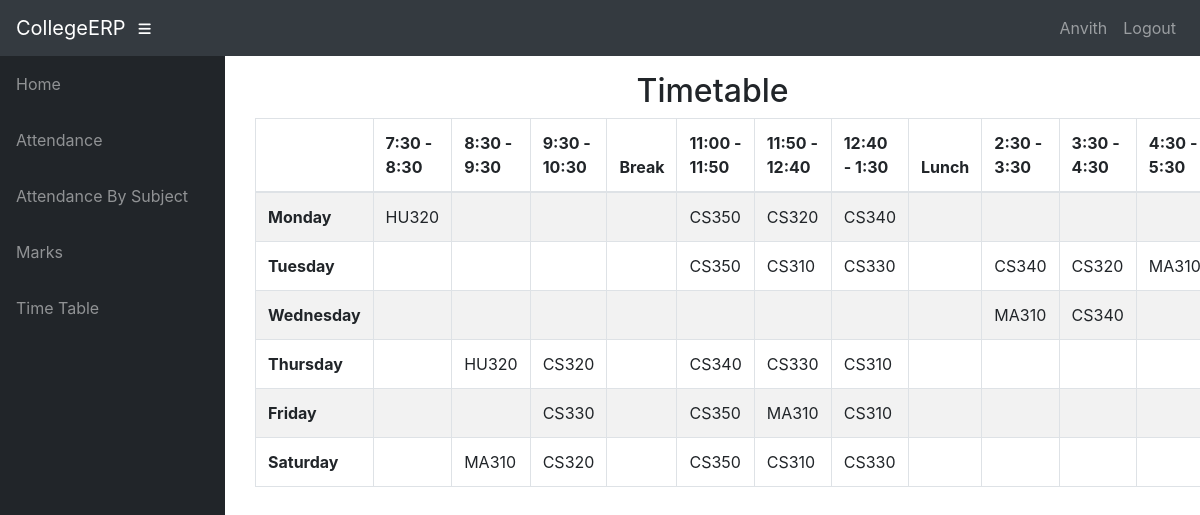
The page /info/student/CS3A/timetable/ (signed in) on the database its author committed.
### info/models.py (models this page shows, shortened)
class User(AbstractUser):
    @property
    def is_student(self):
        if hasattr(self, 'student'):
            return True
        return False

class Student(models.Model):
    user = models.OneToOneField(User, on_delete=models.CASCADE, null=True)
    class_id = models.ForeignKey(Class, on_delete=models.CASCADE, default=1)
    USN = models.CharField(primary_key='True', max_length=100)
    name = models.CharField(max_length=200)
    sex = models.CharField(max_length=50, choices=sex_choice, default='Male')
    DOB = models.DateField(default='1998-01-01')

class Assign(models.Model):
    class_id = models.ForeignKey(Class, on_delete=models.CASCADE)
    course = models.ForeignKey(Course, on_delete=models.CASCADE)
    teacher = models.ForeignKey(Teacher, on_delete=models.CASCADE)
    class Meta:
        unique_together = (('course', 'class_id', 'teacher'),)

### info/views.py (the view)
# urls.py: path('student/<slug:class_id>/timetable/', views.timetable, name='timetable'),
@login_required()
def timetable(request, class_id):
    asst = AssignTime.objects.filter(assign__class_id=class_id)
    matrix = [['' for i in range(12)] for j in range(6)]
    for i, d in enumerate(DAYS_OF_WEEK):
        t = 0
        for j in range(12):
            if j == 0:
                matrix[i][0] = d[0]
                continue
            if j == 4 or j == 8:
                continue
            try:
                a = asst.get(period=time_slots[t][0], day=d[0])
                matrix[i][j] = a.assign.course_id
            except AssignTime.DoesNotExist:
                pass
            t += 1
    context = {'matrix': matrix}
    return render(request, 'info/timetable.html', context)

### info/templates/info/timetable.html
{% extends 'info/base.html' %}
    {% block content %}
    <div class="container">
        <div class="container">
            <div class="row">
                <div class="col-md-12">
                    <h2 class="text-center">
                        Timetable
                    </h2>
                </div>
                <div id="no-more-tables">
                    <table class="col-sm-12 table table-bordered table-striped table-condensed cf">
                        <thead class="cf">
                            <tr>
                                <th>      </th>
                                <th>7:30 - 8:30</th>
                                <th>8:30 - 9:30</th>
                                <th>9:30 - 10:30</th>
                                <th>Break</th>
                                <th>11:00 - 11:50</th>
                                <th>11:50 - 12:40</th>
                                <th>12:40 - 1:30</th>
                                <th>Lunch</th>
                                <th>2:30 - 3:30</th>
                                <th>3:30 - 4:30</th>
                                <th>4:30 - 5:30</th>
                            </tr>
                        </thead>
                        <tbody>
                            {% for i in matrix %}
                            <tr>
                                {% for j in i %}
                                    {% if forloop.counter == 1 %}
                                    <td><b>{{ j }}</b></td>
                                    {% else %}
                                    <td>{{ j }}</td>
                                    {% endif %}
                                {% endfor %}
                            </tr>
                            {% endfor %}
                        </tbody>
                    </table>
                </div>
            </div>
        </div>
    </div>
    {% endblock %}

### info/templates/info/base.html (shortened to what this page needs)
<!DOCTYPE html>
<html lang="en">
  <head>
      {% load static %}
    <link href="{% static '/info/bootstrap/vendor/bootstrap/css/bootstrap.min.css' %}" rel="stylesheet">
    <link href="{% static '/info/bootstrap/vendor/fontawesome-free/css/all.min.css' %}" rel="stylesheet" type="text/css">
    <link href="{% static '/info/bootstrap/vendor/datatables/dataTables.bootstrap4.css' %}" rel="stylesheet">
    <link href="{% static '/info/bootstrap/css/sb-admin.css' %}" rel="stylesheet">
  </head>
  <body id="page-top">
    <nav class="navbar navbar-expand navbar-dark bg-dark static-top">
      <a class="navbar-brand mr-1" href="{% url 'index' %}">CollegeERP</a>
      <button class="btn btn-link btn-sm text-white order-1 order-sm-0" id="sidebarToggle" href="#">
        <i class="fas fa-bars"></i>
      </button>
        <div class="collapse navbar-collapse" id="navbarResponsive">
          <ul class="navbar-nav ml-auto">
            <li class="nav-item">
                {% if request.user.is_student %}
                    <a class="nav-link text-capitalize">{{ request.user.student.name }}</a>
                {% elif request.user.is_teacher %}
                    <a class="nav-link text-capitalize">{{ request.user.teacher.name }}</a>
                {% endif %}
            </li>
            <li class="nav-item">
                <a class="nav-link" href="#" data-toggle="modal" data-target="#logoutModal">Logout</a>
            </li>
          </ul>
        </div>
    </nav>
    <div id="wrapper">
      <ul class="sidebar navbar-nav">
            <li class="nav-item">
              <a class="nav-link" href="{% url 'index' %}">
                <span>Home</span>
              </a>
            </li>
        {% if request.user.is_student %}
            <li class="nav-item">
              <a class="nav-link" href="{% url 'attendance' request.user.student.USN %}">
                <span>Attendance</span>
              </a>
            </li>
            <li class="nav-item">
              <a class="nav-link" href="{% url 'attendance' request.user.student.USN %}">
                <span>Attendance By Subject</span>
              </a>
            </li>
            <li class="nav-item">
              <a class="nav-link" href="{% url 'marks_list' request.user.student.USN %}">
                <span>Marks</span>
              </a>
            </li>
              <li class="nav-item">
              <a class="nav-link" href="{% url 'timetable' request.user.student.class_id_id %}">
                <span>Time Table</span>
              </a>
            </li>
        {% endif %}
      </ul>
      <div id="content-wrapper">
        <div class="container-fluid">
            {% block content %}
            {% endblock %}
        </div>
      </div>
    </div>
  </body>
</html>

### rows shown on the page
User: user.student.name "Anvith"
Assign: i "HU320" "HU320"
Assign: i "CS350" "CS350" "CS350" "CS350"
Assign: i "CS320" "CS320" "CS320" "CS320"
Assign: i "CS340" "CS340" "CS340" "CS340"
Assign: i "CS310" "CS310" "CS310" "CS310"
Assign: i "CS330" "CS330" "CS330" "CS330"
Assign: i "MA310" "MA310" "MA310" "MA310"

### other values the page prints
{{ j }} "Monday" "Tuesday" "Wednesday" "Thursday" "Friday" "Saturday"
